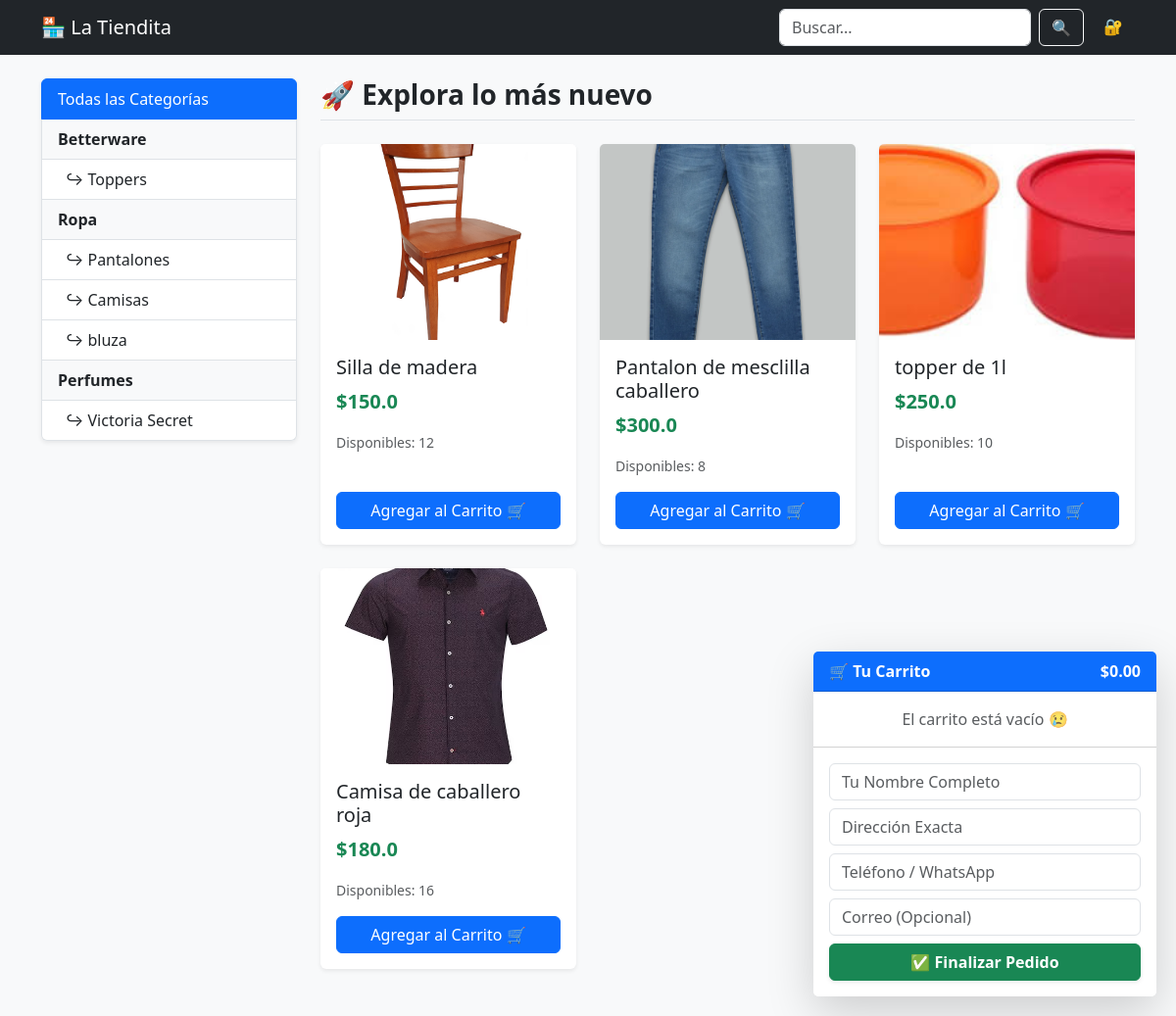
The page / on the database its author committed.
### app.py (models this page shows)
class Categoria(db.Model):
    id = db.Column(db.Integer, primary_key=True)
    nombre = db.Column(db.String(50), nullable=False, unique=True)
    subcategorias = db.relationship('SubCategoria', backref='categoria', lazy=True, cascade="all, delete-orphan")

class SubCategoria(db.Model):
    id = db.Column(db.Integer, primary_key=True)
    nombre = db.Column(db.String(50), nullable=False)
    categoria_id = db.Column(db.Integer, db.ForeignKey('categoria.id'), nullable=False)
    productos = db.relationship('Producto', backref='subcategoria', lazy=True, cascade="all, delete-orphan")

class Producto(db.Model):
    id = db.Column(db.Integer, primary_key=True)
    nombre = db.Column(db.String(100), nullable=False)
    precio = db.Column(db.Float, nullable=False)
    existencia = db.Column(db.Integer, default=0)
    imagen_filename = db.Column(db.String(150), default='default.png')
    subcategoria_id = db.Column(db.Integer, db.ForeignKey('sub_categoria.id'), nullable=False)

### app.py (the view)
@app.route('/')
def index():
    categorias = Categoria.query.all()
    todos_productos = Producto.query.all()
    shuffle(todos_productos)
    return render_template('tienda.html', categorias=categorias, productos=todos_productos, es_home=True)

### templates/tienda.html (shortened to what this page needs)
<!DOCTYPE html>
<html lang="es">
<head>
    <link href="https://cdn.jsdelivr.net/npm/bootstrap@5.3.0/dist/css/bootstrap.min.css" rel="stylesheet">
</head>
<body class="bg-light">
    <nav class="navbar navbar-expand-lg navbar-dark bg-dark sticky-top">
        <div class="container">
            <a class="navbar-brand" href="{{ url_for('index') }}">🏪 La Tiendita</a>
            <div class="d-flex">
                <form class="d-flex me-2" action="{{ url_for('buscar') }}" method="GET">
                    <input class="form-control me-2" type="search" name="q" placeholder="Buscar..." value="{{ busqueda if busqueda else '' }}">
                    <button class="btn btn-outline-light" type="submit">🔍</button>
                </form>
                {% if session.get('user_id') %}
                    <a href="{{ url_for('admin') }}" class="btn btn-warning fw-bold">⚙️ Panel</a>
                {% else %}
                    <a href="{{ url_for('login') }}" class="btn btn-outline-secondary border-0" title="Acceso Admin">🔐</a>
                {% endif %}
            </div>
        </div>
    </nav>
    <div class="container py-4">
        <div class="row">
            <div class="col-md-3 mb-4">
                <div class="list-group shadow-sm">
                    <a href="{{ url_for('index') }}" class="list-group-item list-group-item-action active">Todas las Categorías</a>
                    {% for cat in categorias %}
                        <div class="list-group-item fw-bold bg-light">{{ cat.nombre }}</div>
                        {% for sub in cat.subcategorias %}
                            <a href="{{ url_for('ver_subcategoria', sub_id=sub.id) }}" class="list-group-item list-group-item-action ps-4">
                                ↪ {{ sub.nombre }}
                            </a>
                        {% endfor %}
                    {% endfor %}
                </div>
            </div>
            <div class="col-md-9">
                <h3 class="mb-4 fw-bold text-dark border-bottom pb-2">
                    {% if es_home %}
                        🚀 Explora lo más nuevo
                    {% elif busqueda %}
                        🔍 Resultados para: "{{ busqueda }}"
                    {% elif sub_actual %}
                        📂 {{ sub_actual.categoria.nombre }} > {{ sub_actual.nombre }}
                    {% endif %}
                </h3>
                <div class="row">
                    {% for prod in productos %}
                    <div class="col-md-4 mb-4">
                        <div class="card h-100 producto-card shadow-sm border-0">
                            <img src="{{ url_for('static', filename='uploads/' + prod.imagen_filename) }}" class="card-img-top" alt="{{ prod.nombre }}">
                            <div class="card-body d-flex flex-column">
                                <h5 class="card-title">{{ prod.nombre }}</h5>
                                <p class="card-text fw-bold text-success fs-5">${{ prod.precio }}</p>
                                <p class="text-muted small">Disponibles: {{ prod.existencia }}</p>
                                {% if prod.existencia > 0 %}
                                <button class="btn btn-primary mt-auto w-100" onclick="agregarAlCarrito({{ prod.id }}, '{{ prod.nombre }}', {{ prod.precio }})">
                                    Agregar al Carrito 🛒
                                </button>
                                {% else %}
                                <button class="btn btn-secondary mt-auto w-100" disabled>Agotado 🚫</button>
                                {% endif %}
                            </div>
                        </div>
                    </div>
                    {% endfor %}
                </div>
            </div>
        </div>
    </div>
    <div class="card shadow-lg border-0" style="position: fixed; bottom: 20px; right: 20px; width: 350px; z-index: 1000;">
        <div class="card-header bg-primary text-white d-flex justify-content-between fw-bold">
            <span>🛒 Tu Carrito</span>
            <span id="total-carrito">$0.00</span>
        </div>
        <div class="card-body p-0">
            <ul id="lista-carrito" class="list-group list-group-flush" style="max-height: 200px; overflow-y: auto;">
                </ul>
        </div>
        <div class="card-footer p-3 bg-white">
            <input type="text" id="cliente-nombre" class="form-control mb-2" placeholder="Tu Nombre Completo">
            <input type="text" id="cliente-direccion" class="form-control mb-2" placeholder="Dirección Exacta">
            <input type="tel" id="cliente-telefono" class="form-control mb-2" placeholder="Teléfono / WhatsApp">
            <input type="email" id="cliente-correo" class="form-control mb-2" placeholder="Correo (Opcional)">
            <button class="btn btn-success w-100 fw-bold shadow-sm" onclick="enviarPedido()">✅ Finalizar Pedido</button>
        </div>
    </div>
</body>
</html>

### templates/tienda.html (style rules this page uses)
.producto-card img { height: 200px; object-fit: cover; }

### rows shown on the page
Categoria: nombre "Betterware"
SubCategoria: nombre "Toppers"
Categoria: nombre "Ropa"
SubCategoria: nombre "Pantalones"
SubCategoria: nombre "Camisas"
SubCategoria: nombre "bluza"
Categoria: nombre "Perfumes"
SubCategoria: nombre "Victoria Secret"
Producto: imagen_filename (picture), nombre "Silla de madera", precio "150.0", existencia "12"
Producto: imagen_filename (picture), nombre "Pantalon de mesclilla caballero", precio "300.0", existencia "8"
Producto: imagen_filename (picture), nombre "topper de 1l", precio "250.0", existencia "10"
Producto: imagen_filename (picture), nombre "Camisa de caballero roja", precio "180.0", existencia "16"
